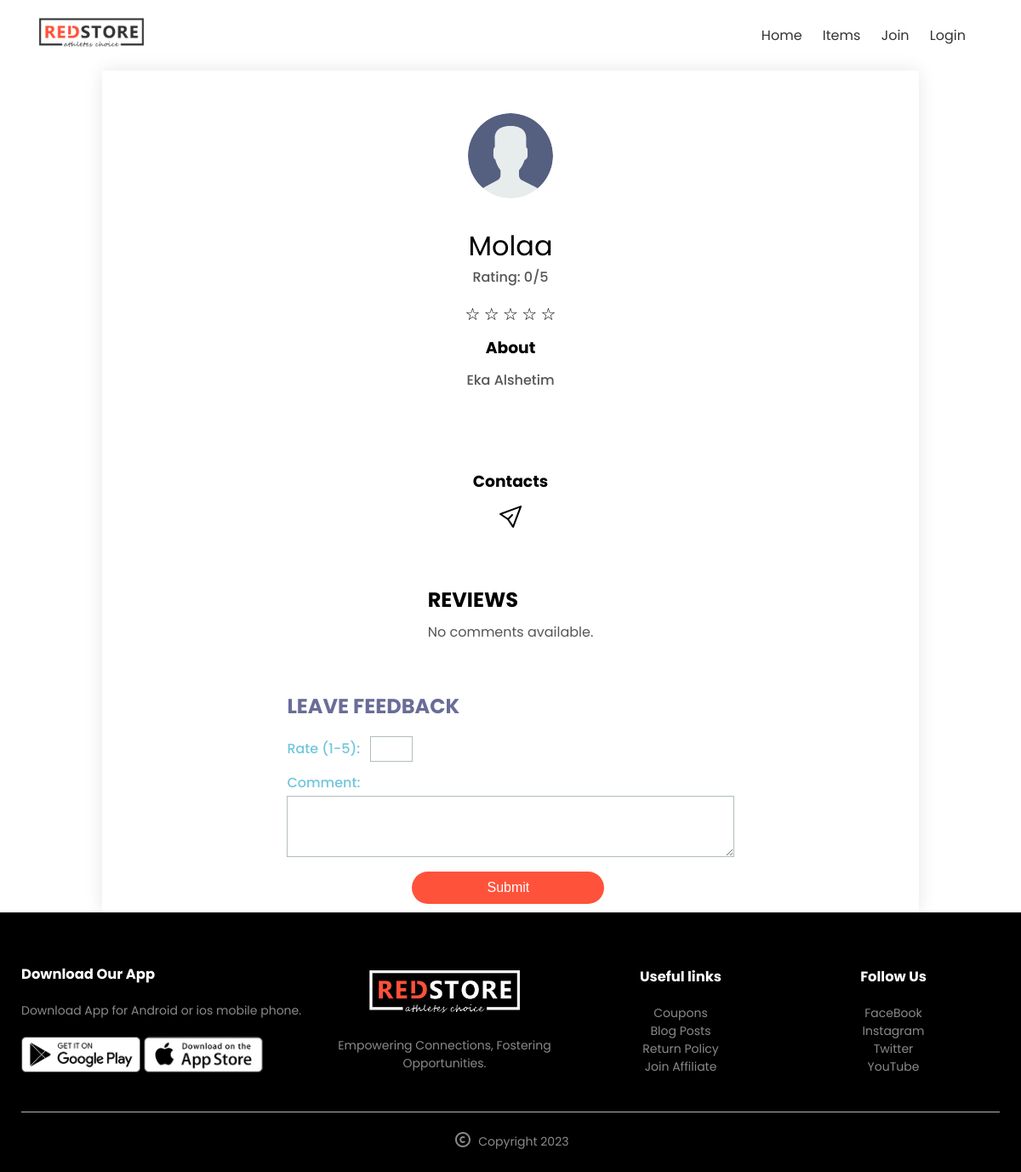
Page /profile/2 on the earlier database version.
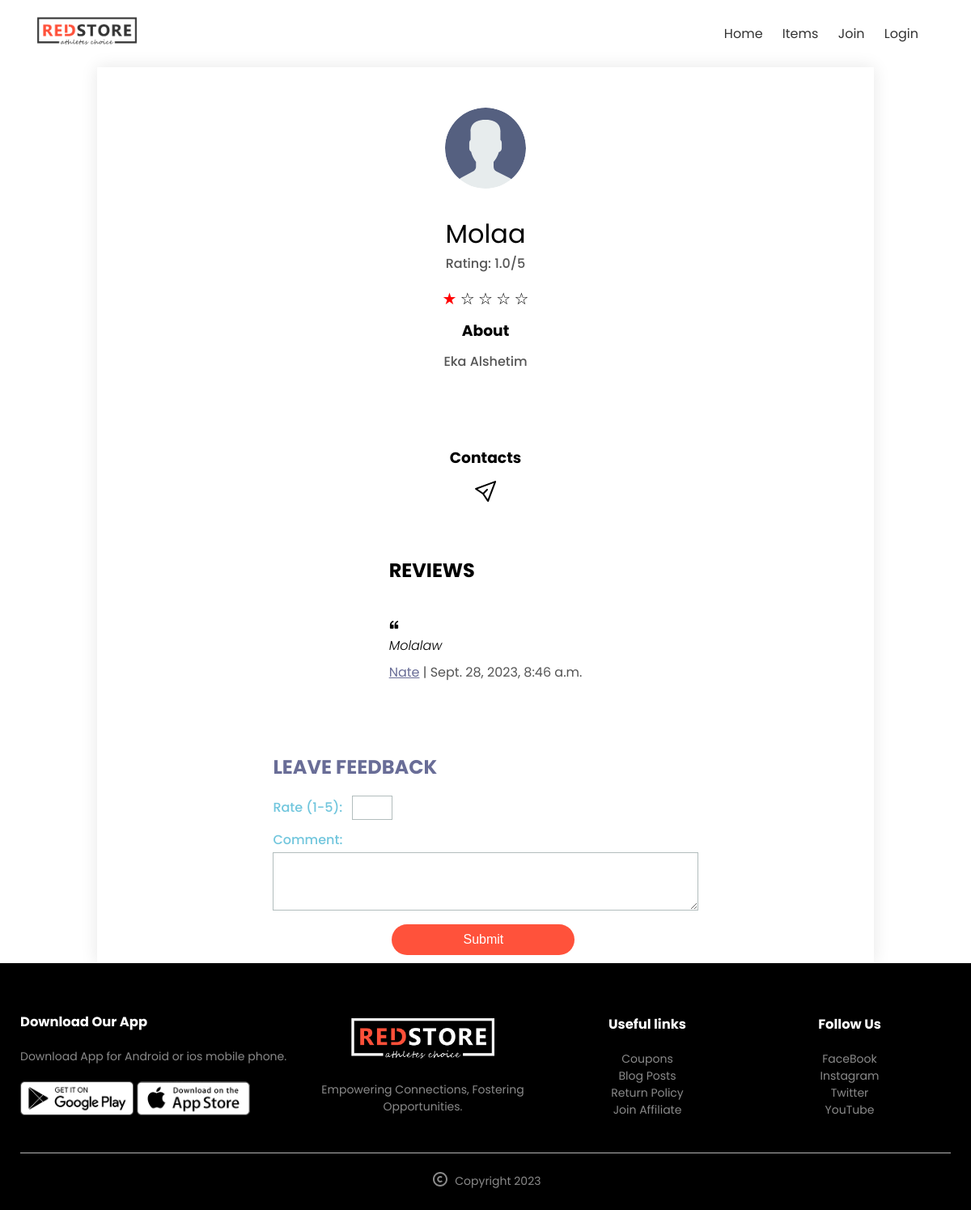
Same page on the later database version.
### core/models.py (models this page shows, shortened)
class User(AbstractUser):
    name = models.CharField(max_length=200, null=True)
    email = models.EmailField(unique=True, null=True)
    bio = models.TextField(null=True)
    avatar = models.ImageField(null=True, default="avatar.svg")
    instagram = models.CharField(max_length=50, blank=True)
    facebook = models.CharField(max_length=50, blank=True)
    whatsup = models.CharField(max_length=50, blank=True)
    twitter = models.CharField(max_length=50, blank=True)
    total_ratings = models.PositiveIntegerField(default=0)
    total_rating_points = models.PositiveIntegerField(default=0)
    USERNAME_FIELD = 'username'
    REQUIRED_FIELDS = ['email']
    def __str__(self):
        return self.name or self.username
    def calculate_average_rating(self):
        if self.total_ratings > 0:
            return self.total_rating_points / self.total_ratings
        else:
            return 0

class Comments(models.Model):
    seller = models.ForeignKey(User, related_name='seller', on_delete=models.CASCADE)
    created_by = models.ForeignKey(User, related_name='buyers', on_delete=models.CASCADE)
    body = models.TextField(null=True)
    created_at = models.DateTimeField(auto_now_add=True)
    class Meta:
        verbose_name_plural = 'Comments'

### core/views.py (the view)
# urls.py: path('profile/<str:pk>', views.userProfile, name='profile'),
def userProfile(request, pk):
    user = User.objects.get(id=pk)
    comments = Comments.objects.filter(seller=user)
    context = {'user':user, 'comments':comments}
    return render(request, 'core/profile.html', context)

### core/templates/core/profile.html (shortened to what this page needs)
{% extends 'core/base.html' %}
{% block content %}
<div class="container profile">
	<img src="{{ user.avatar.url }}" alt="{{ user.name }}" class="profile-image">
	<div class="profile-info">
		<h1>{{ user }}</h1>
		<p>Rating: {{ user.calculate_average_rating }}/5</p>
		<div class="star-ratings">
            {% for i in "12345" %}
                {% if user.calculate_average_rating >= forloop.counter %}
                    {% if user.calculate_average_rating >= 4 %}
                        <span class="star-icon filled-green">★</span>
                    {% elif user.calculate_average_rating == 3 %}
                        <span class="star-icon filled-yellow">★</span>
                    {% else %}
                        <span class="star-icon filled-red">★</span>
                    {% endif %}
                {% else %}
                    <span class="star-icon">☆</span>
                {% endif %}
            {% endfor %}
		</div>
		{% if user.bio %}
		<h3>About</h3>
            <p>{{ user.bio }}</p>
        {% endif %}
	</div>
	<div class="social-links">
		<h3>Contacts</h3>
		{% if request.user != user %}
		<a href="{% url 'new-convo' user.id %}">
		</a>
		{% endif %}
	</div>
	<div class="comments">
		<h2>Reviews</h2>
		{% if comments %}
			<ul>
				{% for comment in comments %}
				<div class="comment-box">
					<li style="font-style: italic">{{ comment.body }}</li>
					<a href="{% url 'profile' comment.created_by.id %}">
						<p><span style="color: #696d97;; text-decoration: underline;" onmouseover="this.style.color='red';" onmouseout="this.style.color='blue';">{{ comment.created_by }}</span> | {{ comment.created_at }}</p>
					</a>
				</div>
				{% endfor %}
			</ul>
		{% else %}
			<p>No comments available.</p>
		{% endif %}
	</div>
	{% if user != request.user %}
            <div class="rating-form">
                <h2>Leave Feedback</h2>
                <form method="post" action="{% url 'rate-comment' user.id %}">
                    <label for="rating">Rate (1-5):</label>
                    <input type="number" name="rating" min="1" max="5" required><br/>
                    <label for="comment" class="comment-form">Comment:</label>
                    <textarea id="comment" name="body" rows="4" cols="50"></textarea><br>
                    <button type="submit" class="btn">Submit</button>
                </form>
            </div>
    {% endif %}
</div>
{% endblock %}

Differences in the rows shown:
changed User "Molaa": calculate_average_rating "0" → "1.0"; total_ratings 0 → 1 (drawn)
added Comments: body "Molalaw", created_by "Nate", created_at "Sept. 28, 2023, 8:46 a.m."
Other differences:
text no longer shown: "No comments available."
